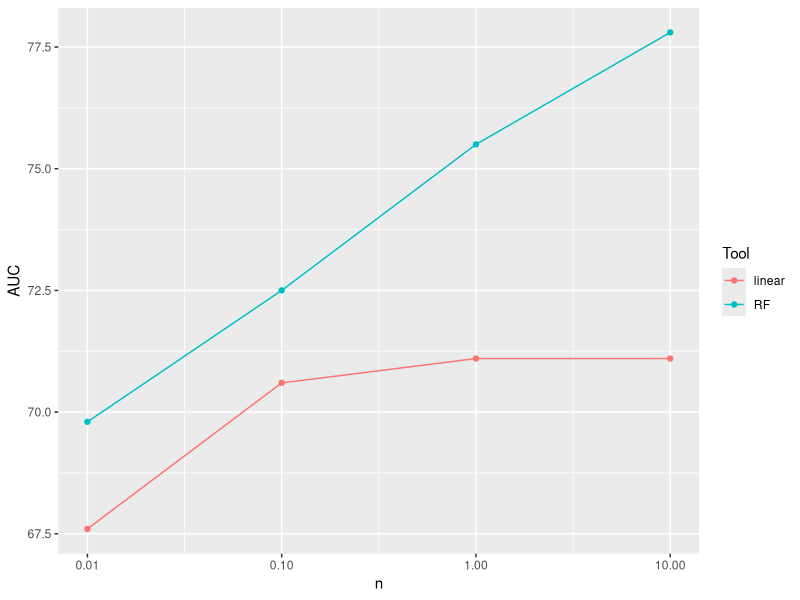

R code for this plot:

library(ggplot2)
library(readr)

d <- read_csv("z-auc-lin-rf.csv")

ggplot(d, aes(x = n, y = AUC, color = Tool)) +
  geom_point() + geom_line() + scale_x_log10(breaks = c(0.01,0.1,1,10))


